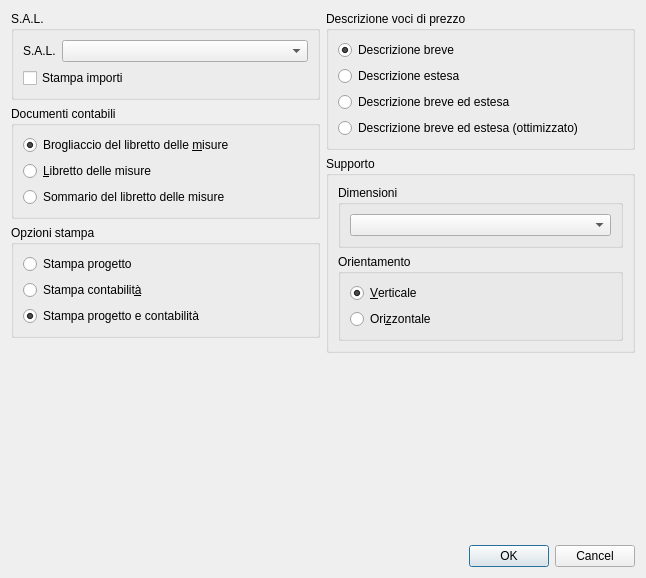
<?xml version="1.0" encoding="UTF-8"?>
<ui version="4.0">
 <class>AccountingLSBillPrinterGUI</class>
 <widget class="QDialog" name="AccountingLSBillPrinterGUI">
  <property name="geometry">
   <rect>
    <x>0</x>
    <y>0</y>
    <width>646</width>
    <height>578</height>
   </rect>
  </property>
  <property name="windowTitle">
   <string>Stampa Computo su file ODT</string>
  </property>
  <layout class="QGridLayout" name="gridLayout_2">
   <item row="0" column="0">
    <layout class="QVBoxLayout" name="verticalLayout_2">
     <item>
      <widget class="QGroupBox" name="billToPrintGroupBox">
       <property name="title">
        <string>S.A.L.</string>
       </property>
       <layout class="QGridLayout" name="gridLayout_6">
        <item row="0" column="1">
         <widget class="QComboBox" name="billToPrintComboBox"/>
        </item>
        <item row="0" column="0">
         <widget class="QLabel" name="billToPrintLabel">
          <property name="sizePolicy">
           <sizepolicy hsizetype="Maximum" vsizetype="Preferred">
            <horstretch>0</horstretch>
            <verstretch>0</verstretch>
           </sizepolicy>
          </property>
          <property name="text">
           <string>S.A.L.</string>
          </property>
         </widget>
        </item>
        <item row="1" column="0" colspan="2">
         <widget class="QCheckBox" name="printAmountsCheckBox">
          <property name="text">
           <string>Stampa importi</string>
          </property>
         </widget>
        </item>
       </layout>
      </widget>
     </item>
     <item>
      <widget class="QGroupBox" name="printDocGroupBox">
       <property name="title">
        <string>Documenti contabili</string>
       </property>
       <layout class="QGridLayout" name="gridLayout_3">
        <item row="1" column="0">
         <widget class="QRadioButton" name="printMeasuresButton">
          <property name="text">
           <string>&amp;Libretto delle misure</string>
          </property>
          <property name="checked">
           <bool>false</bool>
          </property>
         </widget>
        </item>
        <item row="3" column="0">
         <widget class="QRadioButton" name="printAccountingSummaryButton">
          <property name="text">
           <string>Sommario del libretto delle misure</string>
          </property>
          <property name="checked">
           <bool>false</bool>
          </property>
         </widget>
        </item>
        <item row="0" column="0">
         <widget class="QRadioButton" name="printRawMeasuresButton">
          <property name="text">
           <string>Brogliaccio del libretto delle &amp;misure</string>
          </property>
          <property name="checked">
           <bool>true</bool>
          </property>
         </widget>
        </item>
       </layout>
      </widget>
     </item>
     <item>
      <widget class="QGroupBox" name="printAmountsOptionsGroupBox">
       <property name="title">
        <string>Opzioni stampa</string>
       </property>
       <layout class="QGridLayout" name="gridLayout_8">
        <item row="2" column="0">
         <widget class="QRadioButton" name="printAccRadioButton">
          <property name="text">
           <string>Stampa contabilit&amp;à</string>
          </property>
         </widget>
        </item>
        <item row="3" column="0">
         <widget class="QRadioButton" name="printProjAccRadioButton">
          <property name="text">
           <string>Stampa progetto e contabilità</string>
          </property>
          <property name="checked">
           <bool>true</bool>
          </property>
         </widget>
        </item>
        <item row="1" column="0">
         <widget class="QRadioButton" name="printProjRadioButton">
          <property name="text">
           <string>Stampa progetto</string>
          </property>
         </widget>
        </item>
       </layout>
      </widget>
     </item>
     <item>
      <spacer name="verticalSpacer_4">
       <property name="orientation">
        <enum>Qt::Vertical</enum>
       </property>
       <property name="sizeHint" stdset="0">
        <size>
         <width>20</width>
         <height>40</height>
        </size>
       </property>
      </spacer>
     </item>
    </layout>
   </item>
   <item row="0" column="1">
    <layout class="QVBoxLayout" name="verticalLayout">
     <item>
      <widget class="QGroupBox" name="printPriceItemOptionsGroupBox">
       <property name="title">
        <string>Descrizione voci di prezzo</string>
       </property>
       <layout class="QGridLayout" name="gridLayout_5">
        <item row="0" column="0">
         <widget class="QRadioButton" name="printShortDescRadioButton">
          <property name="text">
           <string>Descrizione breve</string>
          </property>
          <property name="checked">
           <bool>true</bool>
          </property>
         </widget>
        </item>
        <item row="1" column="0">
         <widget class="QRadioButton" name="printLongDescRadioButton">
          <property name="text">
           <string>Descrizione estesa</string>
          </property>
         </widget>
        </item>
        <item row="2" column="0">
         <widget class="QRadioButton" name="printShortLongDescRadioButton">
          <property name="text">
           <string>Descrizione breve ed estesa</string>
          </property>
         </widget>
        </item>
        <item row="3" column="0">
         <widget class="QRadioButton" name="printShortLongDescOptRadioButton">
          <property name="text">
           <string>Descrizione breve ed estesa (ottimizzato)</string>
          </property>
          <property name="checked">
           <bool>false</bool>
          </property>
         </widget>
        </item>
       </layout>
      </widget>
     </item>
     <item>
      <widget class="QGroupBox" name="paperGroupBox">
       <property name="title">
        <string>Supporto</string>
       </property>
       <layout class="QGridLayout" name="gridLayout">
        <item row="0" column="0">
         <widget class="QGroupBox" name="paperDimensionsGroupBox">
          <property name="title">
           <string>Dimensioni</string>
          </property>
          <layout class="QGridLayout" name="gridLayout_7">
           <item row="0" column="0">
            <widget class="QComboBox" name="paperDimensionsComboBox"/>
           </item>
          </layout>
         </widget>
        </item>
        <item row="1" column="0">
         <widget class="QGroupBox" name="paperOrientationGroupBox">
          <property name="title">
           <string>Orientamento</string>
          </property>
          <layout class="QGridLayout" name="gridLayout_4">
           <item row="1" column="0">
            <widget class="QRadioButton" name="paperHorizzontalRadioButton">
             <property name="text">
              <string>Ori&amp;zzontale</string>
             </property>
             <property name="checked">
              <bool>false</bool>
             </property>
            </widget>
           </item>
           <item row="0" column="0">
            <widget class="QRadioButton" name="paperVerticalRadioButton">
             <property name="text">
              <string>&amp;Verticale</string>
             </property>
             <property name="checked">
              <bool>true</bool>
             </property>
            </widget>
           </item>
          </layout>
         </widget>
        </item>
       </layout>
      </widget>
     </item>
     <item>
      <spacer name="verticalSpacer_3">
       <property name="orientation">
        <enum>Qt::Vertical</enum>
       </property>
       <property name="sizeHint" stdset="0">
        <size>
         <width>20</width>
         <height>40</height>
        </size>
       </property>
      </spacer>
     </item>
    </layout>
   </item>
   <item row="1" column="0" colspan="2">
    <widget class="QDialogButtonBox" name="buttonBox">
     <property name="orientation">
      <enum>Qt::Horizontal</enum>
     </property>
     <property name="standardButtons">
      <set>QDialogButtonBox::Cancel|QDialogButtonBox::Ok</set>
     </property>
    </widget>
   </item>
  </layout>
 </widget>
 <tabstops>
  <tabstop>printRawMeasuresButton</tabstop>
  <tabstop>printMeasuresButton</tabstop>
  <tabstop>printAccountingSummaryButton</tabstop>
  <tabstop>printShortDescRadioButton</tabstop>
  <tabstop>printLongDescRadioButton</tabstop>
  <tabstop>printShortLongDescRadioButton</tabstop>
  <tabstop>printShortLongDescOptRadioButton</tabstop>
  <tabstop>billToPrintComboBox</tabstop>
  <tabstop>paperDimensionsComboBox</tabstop>
  <tabstop>paperVerticalRadioButton</tabstop>
  <tabstop>paperHorizzontalRadioButton</tabstop>
 </tabstops>
 <resources/>
 <connections>
  <connection>
   <sender>buttonBox</sender>
   <signal>accepted()</signal>
   <receiver>AccountingLSBillPrinterGUI</receiver>
   <slot>accept()</slot>
   <hints>
    <hint type="sourcelabel">
     <x>248</x>
     <y>254</y>
    </hint>
    <hint type="destinationlabel">
     <x>157</x>
     <y>274</y>
    </hint>
   </hints>
  </connection>
  <connection>
   <sender>buttonBox</sender>
   <signal>rejected()</signal>
   <receiver>AccountingLSBillPrinterGUI</receiver>
   <slot>reject()</slot>
   <hints>
    <hint type="sourcelabel">
     <x>316</x>
     <y>260</y>
    </hint>
    <hint type="destinationlabel">
     <x>286</x>
     <y>274</y>
    </hint>
   </hints>
  </connection>
 </connections>
</ui>
